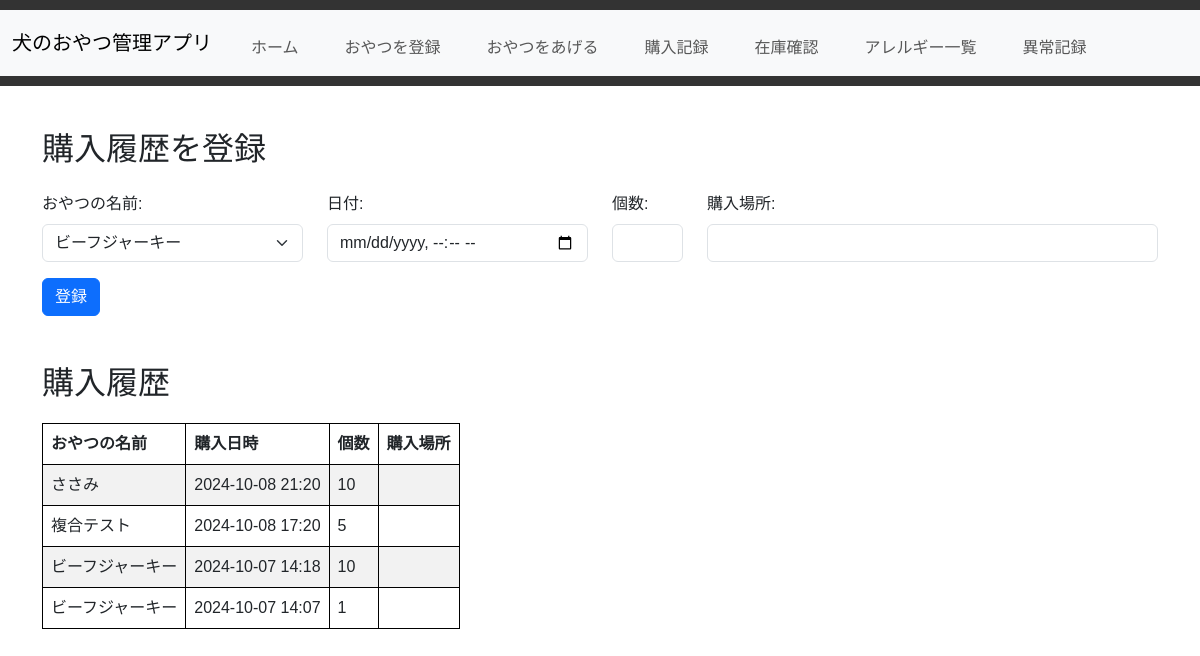
/purchase_snack, run on the app's committed database.
### tables this page shows
CREATE TABLE purchase_history (
    id INTEGER PRIMARY KEY AUTOINCREMENT,
    snack_id INTEGER,
    purchase_date TEXT,
    purchase_place TEXT,
    quantity INTEGER,
    FOREIGN KEY (snack_id) REFERENCES snacks (id)
);

CREATE TABLE "snacks" (
	"id"	INTEGER,
	"name"	TEXT NOT NULL,
	"description"	TEXT,
	"registration_date"	TEXT,
	"allergy_id"	INTEGER,
	PRIMARY KEY("id" AUTOINCREMENT),
	FOREIGN KEY("allergy_id") REFERENCES "allergies"("id")
);

### app.py (the view, shortened to what this page needs)
@app.route('/purchase_snack', methods=['GET', 'POST'])
def purchase_snack():
    conn = get_db_connection()
    snacks = conn.execute('SELECT id, name FROM snacks').fetchall()
    purchase_history = conn.execute('''
        SELECT p.id, s.name, p.purchase_date, p.purchase_place, p.quantity
        FROM purchase_history p
        JOIN snacks s ON p.snack_id = s.id
        ORDER BY p.purchase_date DESC
    ''').fetchall()
    conn.close()
    return render_template('purchase_snack.html', snacks=snacks, purchase_history=purchase_history)

### app.py (called while the page is built)
def get_db_connection():
    conn = sqlite3.connect('dog_treats.db')
    conn.row_factory = sqlite3.Row
    return conn

### templates/purchase_snack.html
{% extends 'base.html' %}
{% block content %}
    <div class="container my-4">
        <h2 class="mb-4">購入履歴を登録</h2>
        <form method="POST" action="{{ url_for('purchase_snack') }}">
            <div class="row mb-3">
                <div class="col-md-3">
                    <label for="snack_name" class="form-label">おやつの名前:</label>
                    <select name="snack_name" id="snack_name" class="form-select" required>
                        {% for snack in snacks %}
                            <option value="{{ snack.id }}">{{ snack.name }}</option>
                        {% endfor %}
                    </select>
                </div>
                <div class="col-md-3">
                    <label for="purchase_date" class="form-label">日付:</label>
                    <input type="datetime-local" name="purchase_date" id="purchase_date" class="form-control" required>
                </div>
                <div class="col-md-1">
                    <label for="quantity" class="form-label">個数:</label>
                    <input type="number" name="quantity" id="quantity" class="form-control" min="1" required>
                </div>
                <div class="col-md-5">
                    <label for="purchase_place" class="form-label">購入場所:</label>
                    <input type="text" name="purchase_place" id="purchase_place" class="form-control">
                </div>
            </div>
            <button type="submit" class="btn btn-primary">登録</button>
        </form>
        <h2 class="mt-5">購入履歴</h2>
        <table class="table table-striped">
            <thead>
                <tr>
                    <th>おやつの名前</th>
                    <th>購入日時</th>
                    <th>個数</th>
                    <th>購入場所</th>
                </tr>
            </thead>
            <tbody>
                {% for purchase in purchase_history %}
                    <tr>
                        <td>{{ purchase.name }}</td>
                        <td>{{ purchase.purchase_date }}</td>
                        <td>{{ purchase.quantity }}</td>
                        <td>{{ purchase.purchase_place }}</td>
                    </tr>
                {% endfor %}
            </tbody>
        </table>
    </div>
{% endblock %}

### static/style.css (style rules this page uses)
body { font-family: Arial, sans-serif; }
table { width: 100%; border-collapse: collapse; margin-top: 20px; }
table, th, td { border: 1px solid black; }
th, td { padding: 10px; text-align: left; }
.table { width: auto; max-width: 100%; table-layout: fixed; }
.table td, .table th { white-space: nowrap; max-width: 300px; overflow: hidden; text-overflow: ellipsis; }

### data on the page
purchase_history: name "ささみ", purchase_date "2024-10-08 21:20", quantity "10"
purchase_history: name "複合テスト", purchase_date "2024-10-08 17:20", quantity "5"
purchase_history: name "ビーフジャーキー", purchase_date "2024-10-07 14:18", quantity "10"
purchase_history: name "ビーフジャーキー", purchase_date "2024-10-07 14:07", quantity "1"

### other printed values
form field snack_name "ビーフジャーキー"
